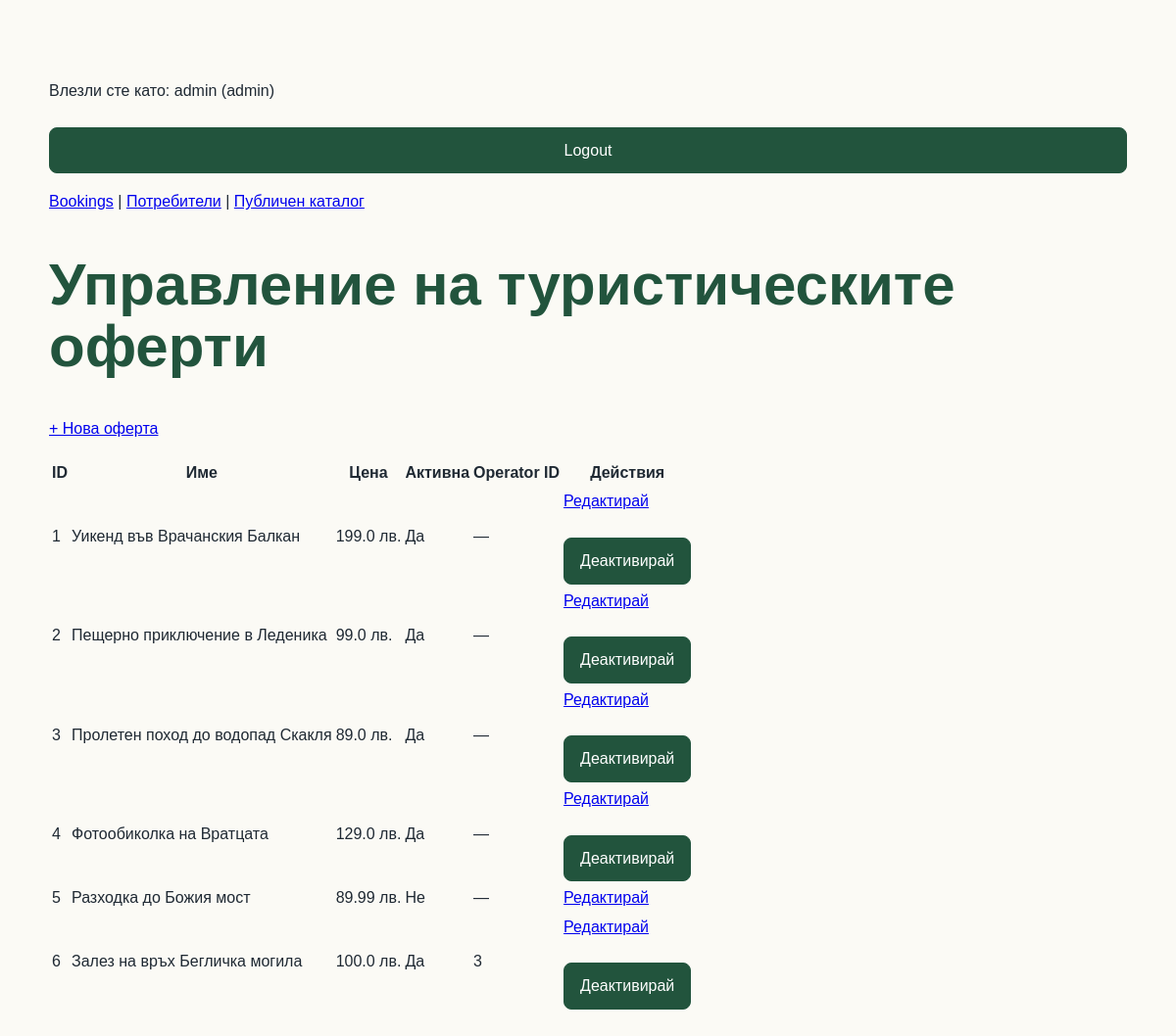
The page /admin/tours (signed in) on the database its author committed.
### tables this page shows
CREATE TABLE tours (
                id INTEGER PRIMARY KEY AUTOINCREMENT,
                code TEXT NOT NULL UNIQUE,
                name TEXT NOT NULL,
                price REAL NOT NULL CHECK(price >= 0),
                is_active INTEGER NOT NULL DEFAULT 1
                    CHECK(is_active IN (0, 1))
            , location TEXT, description TEXT, capacity INTEGER, latitude REAL, longitude REAL, map_query TEXT, image_url TEXT, operator_id INTEGER);

### app.py (the view)
@app.route("/admin/tours")
@role_required("admin", "operator")
def admin_tours():
    with get_connection() as connection:
        tours = connection.execute(
            "SELECT * FROM tours ORDER BY id"
        ).fetchall()
    return render_template(
        "admin_tours.html",
        tours=tours
    )

### app.py (called while the page is built)
def get_connection():
    connection = sqlite3.connect(DB_PATH)
    connection.row_factory = sqlite3.Row
    connection.execute("PRAGMA foreign_keys = ON")
    return connection

def role_required(*allowed_roles):
    def decorator(view):
        @wraps(view)
        def wrapped_view(*args, **kwargs):
            if "user_id" not in session:
                return redirect(url_for("login"))
            if session.get("role") not in allowed_roles:
                abort(403)
            return view(*args, **kwargs)
        return wrapped_view
    return decorator

def get_csrf_token():
    token = session.get("csrf_token")
    if token is None:
        token = secrets.token_hex(32)
        session["csrf_token"] = token
    return token

@app.context_processor
def inject_csrf_token():
    return {
        "csrf_token": get_csrf_token
    }

### templates/admin_tours.html (shortened to what this page needs)
<!DOCTYPE html>
<html lang="bg">
<head>
    <link rel="stylesheet"
          href="{{ url_for('static', filename='styles.css') }}">
</head>
<body>
<main class="section container">
    <p>
      Влезли сте като:
      {{ session["username"] }}
      ({{ session["role"] }})
    </p>
    <form method="post" action="{{ url_for('logout') }}">
      <button type="submit">Logout</button>
    </form>
    <p>
      <a href="{{ url_for('booking_list') }}">Bookings</a>
      {% if session.get("role") == "admin" %}
        | <a href="{{ url_for('admin_users') }}">Потребители</a>
      {% endif %}
      | <a href="{{ url_for('home') }}">Публичен каталог</a>
    </p>
    <h1>Управление на туристическите оферти</h1>
    {% if session.get("role") in ["admin", "operator"] %}
    <p>
        <a href="{{ url_for('tour_create') }}">
            + Нова оферта
        </a>
    </p>
    {% endif %}
    <table>
        <thead>
            <tr>
                <th>ID</th>
                <th>Име</th>
                <th>Цена</th>
                <th>Активна</th>
                <th>Operator ID</th>
                <th>Действия</th>
            </tr>
        </thead>
        <tbody>
        {% for tour in tours %}
            <tr>
                <td>{{ tour["id"] }}</td>
                <td>{{ tour["name"] }}</td>
                <td>{{ tour["price"] }} лв.</td>
                <td>{{ "Да" if tour["is_active"] else "Не" }}</td>
                <td>{{ tour["operator_id"] if tour["operator_id"] else "—" }}</td>
                <td>
                    {% if session.get("role") == "admin"
                       or (
                           session.get("role") == "operator"
                           and tour["operator_id"] == session.get("user_id")
                       )
                    %}
                    <a href="{{ url_for('tour_edit', tour_id=tour['id']) }}">
                        Редактирай
                    </a>
                    {% if tour["is_active"] %}
                    <form method="post"
                          action="{{ url_for('tour_deactivate', tour_id=tour['id']) }}">
                        <button type="submit">Деактивирай</button>
                    </form>
                    {% endif %}
                    {% endif %}
                </td>
            </tr>
        {% endfor %}
        </tbody>
    </table>
</main>
</body>
</html>

### static/styles.css (style rules this page uses)
:root { --green: #22543d; --green-2: #2f855a; --paper: #fbfaf5; --soft: #eef6ef; --ink: #1f2933; --border: #d9e4dc; }
* { box-sizing: border-box; }
body { margin: 0; font-family: Arial, sans-serif; color: var(--ink); background: var(--paper); line-height: 1.6; }
.container { width: min(1100px, 92%); margin: 0 auto; }
h1 { color: var(--green); font-size: clamp(2.2rem, 5vw, 4.4rem); line-height: 1.05; }
.section { padding: 64px 0; }
form { display: grid; gap: 16px; margin-top: 24px; }
button { font: inherit; padding: 10px 16px; border: 1px solid var(--green); border-radius: 8px; background: var(--green); color: white; cursor: pointer; }

### rows shown on the page
tours: id "1", name "Уикенд във Врачанския Балкан", price "199.0", is_active "Да", tour "—"
tours: id "2", name "Пещерно приключение в Леденика", price "99.0", is_active "Да", tour "—"
tours: id "3", name "Пролетен поход до водопад Скакля", price "89.0", is_active "Да", tour "—"
tours: id "4", name "Фотообиколка на Вратцата", price "129.0", is_active "Да", tour "—"
tours: id "5", name "Разходка до Божия мост", price "89.99", is_active "Не", tour "—"
tours: id "6", name "Залез на връх Бегличка могила", price "100.0", is_active "Да", operator "3"

### other values the page prints
{{ session["username"] }} "admin"
{{ session["role"] }} "admin"
